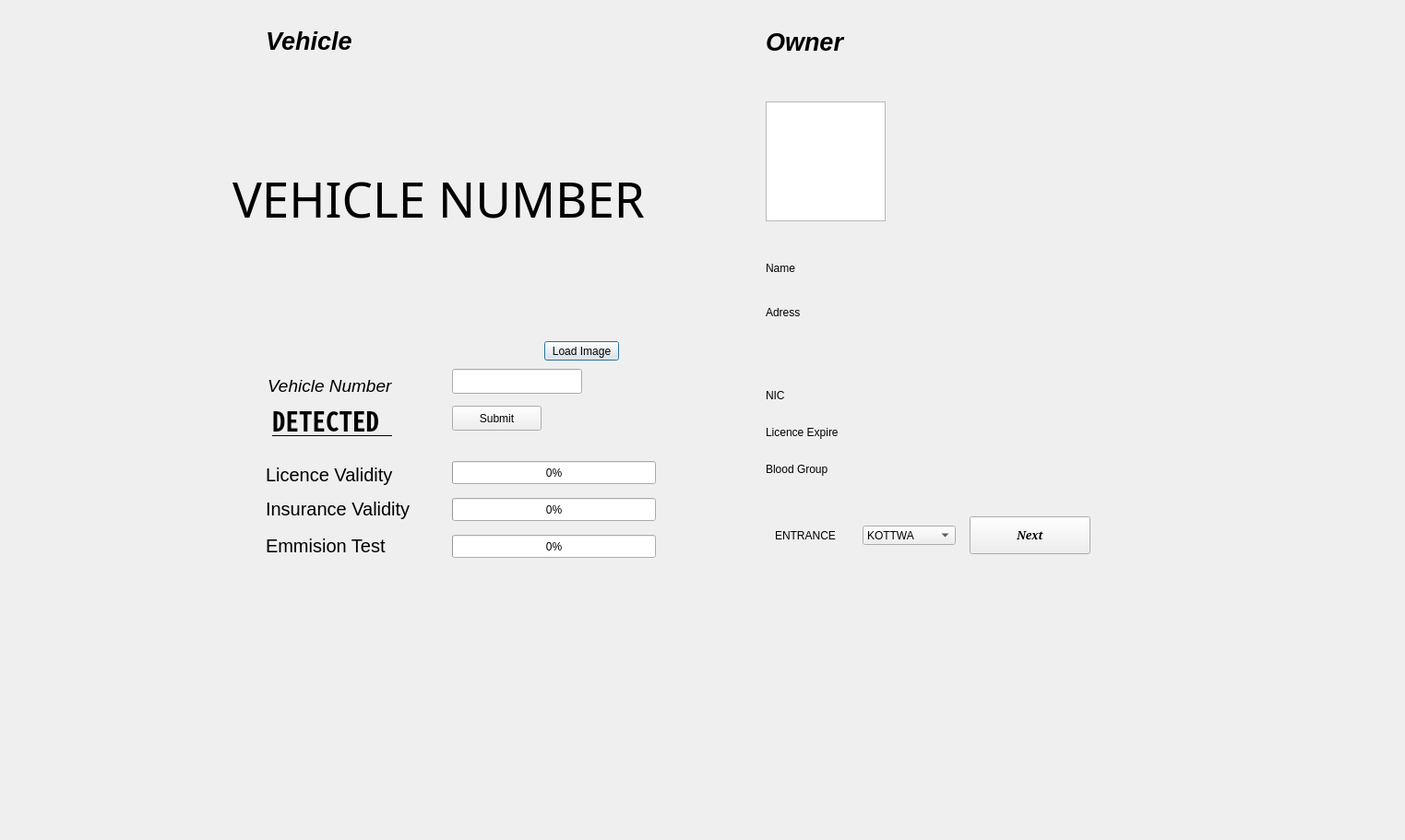
<?xml version="1.0" encoding="UTF-8"?>
<ui version="4.0">
 <class>Dialog</class>
 <widget class="QDialog" name="Dialog">
  <property name="enabled">
   <bool>true</bool>
  </property>
  <property name="geometry">
   <rect>
    <x>0</x>
    <y>0</y>
    <width>1523</width>
    <height>911</height>
   </rect>
  </property>
  <property name="sizePolicy">
   <sizepolicy hsizetype="Expanding" vsizetype="Maximum">
    <horstretch>0</horstretch>
    <verstretch>0</verstretch>
   </sizepolicy>
  </property>
  <property name="minimumSize">
   <size>
    <width>637</width>
    <height>454</height>
   </size>
  </property>
  <property name="sizeIncrement">
   <size>
    <width>1</width>
    <height>1</height>
   </size>
  </property>
  <property name="acceptDrops">
   <bool>false</bool>
  </property>
  <property name="windowTitle">
   <string>Dialog</string>
  </property>
  <property name="sizeGripEnabled">
   <bool>false</bool>
  </property>
  <widget class="QLabel" name="label_2">
   <property name="geometry">
    <rect>
     <x>830</x>
     <y>30</y>
     <width>87</width>
     <height>31</height>
    </rect>
   </property>
   <property name="font">
    <font>
     <pointsize>20</pointsize>
     <weight>75</weight>
     <italic>true</italic>
     <bold>true</bold>
     <underline>false</underline>
     <strikeout>false</strikeout>
     <stylestrategy>PreferAntialias</stylestrategy>
     <kerning>true</kerning>
    </font>
   </property>
   <property name="cursor">
    <cursorShape>SizeHorCursor</cursorShape>
   </property>
   <property name="text">
    <string>Owner</string>
   </property>
  </widget>
  <widget class="QLabel" name="label_4">
   <property name="geometry">
    <rect>
     <x>288</x>
     <y>503</y>
     <width>143</width>
     <height>23</height>
    </rect>
   </property>
   <property name="font">
    <font>
     <pointsize>15</pointsize>
    </font>
   </property>
   <property name="text">
    <string>Licence Validity</string>
   </property>
  </widget>
  <widget class="QLabel" name="label_5">
   <property name="geometry">
    <rect>
     <x>288</x>
     <y>540</y>
     <width>162</width>
     <height>23</height>
    </rect>
   </property>
   <property name="font">
    <font>
     <pointsize>15</pointsize>
    </font>
   </property>
   <property name="text">
    <string>Insurance Validity</string>
   </property>
  </widget>
  <widget class="QLabel" name="label_6">
   <property name="geometry">
    <rect>
     <x>288</x>
     <y>580</y>
     <width>133</width>
     <height>23</height>
    </rect>
   </property>
   <property name="font">
    <font>
     <pointsize>15</pointsize>
    </font>
   </property>
   <property name="text">
    <string>Emmision Test</string>
   </property>
  </widget>
  <widget class="QProgressBar" name="progressBar2">
   <property name="geometry">
    <rect>
     <x>490</x>
     <y>540</y>
     <width>221</width>
     <height>25</height>
    </rect>
   </property>
   <property name="value">
    <number>0</number>
   </property>
  </widget>
  <widget class="QProgressBar" name="progressBar3">
   <property name="geometry">
    <rect>
     <x>490</x>
     <y>580</y>
     <width>221</width>
     <height>25</height>
    </rect>
   </property>
   <property name="value">
    <number>0</number>
   </property>
  </widget>
  <widget class="QLabel" name="label_7">
   <property name="geometry">
    <rect>
     <x>830</x>
     <y>282</y>
     <width>63</width>
     <height>17</height>
    </rect>
   </property>
   <property name="text">
    <string>Name       </string>
   </property>
   <property name="scaledContents">
    <bool>false</bool>
   </property>
  </widget>
  <widget class="QLabel" name="label_8">
   <property name="geometry">
    <rect>
     <x>830</x>
     <y>330</y>
     <width>46</width>
     <height>17</height>
    </rect>
   </property>
   <property name="text">
    <string>Adress</string>
   </property>
  </widget>
  <widget class="QLabel" name="label_9">
   <property name="geometry">
    <rect>
     <x>830</x>
     <y>420</y>
     <width>25</width>
     <height>17</height>
    </rect>
   </property>
   <property name="text">
    <string>NIC</string>
   </property>
  </widget>
  <widget class="QLabel" name="label_10">
   <property name="geometry">
    <rect>
     <x>830</x>
     <y>460</y>
     <width>97</width>
     <height>17</height>
    </rect>
   </property>
   <property name="text">
    <string>Licence Expire</string>
   </property>
  </widget>
  <widget class="QLabel" name="label_11">
   <property name="geometry">
    <rect>
     <x>830</x>
     <y>500</y>
     <width>91</width>
     <height>17</height>
    </rect>
   </property>
   <property name="text">
    <string>Blood Group</string>
   </property>
  </widget>
  <widget class="QLabel" name="label_3">
   <property name="geometry">
    <rect>
     <x>290</x>
     <y>410</y>
     <width>141</width>
     <height>17</height>
    </rect>
   </property>
   <property name="font">
    <font>
     <pointsize>14</pointsize>
     <italic>true</italic>
    </font>
   </property>
   <property name="text">
    <string>Vehicle Number</string>
   </property>
  </widget>
  <widget class="QLabel" name="label">
   <property name="geometry">
    <rect>
     <x>288</x>
     <y>29</y>
     <width>93</width>
     <height>31</height>
    </rect>
   </property>
   <property name="font">
    <font>
     <pointsize>20</pointsize>
     <weight>75</weight>
     <italic>true</italic>
     <bold>true</bold>
     <underline>false</underline>
     <strikeout>false</strikeout>
     <stylestrategy>PreferAntialias</stylestrategy>
     <kerning>true</kerning>
    </font>
   </property>
   <property name="cursor">
    <cursorShape>SizeHorCursor</cursorShape>
   </property>
   <property name="text">
    <string>Vehicle</string>
   </property>
  </widget>
  <widget class="QPushButton" name="loadbutton">
   <property name="geometry">
    <rect>
     <x>590</x>
     <y>370</y>
     <width>81</width>
     <height>21</height>
    </rect>
   </property>
   <property name="text">
    <string>Load Image</string>
   </property>
  </widget>
  <widget class="QLabel" name="imagelabel">
   <property name="geometry">
    <rect>
     <x>200</x>
     <y>70</y>
     <width>551</width>
     <height>291</height>
    </rect>
   </property>
   <property name="font">
    <font>
     <family>Karumbi</family>
     <pointsize>40</pointsize>
     <weight>50</weight>
     <bold>false</bold>
    </font>
   </property>
   <property name="text">
    <string>VEHICLE NUMBER</string>
   </property>
   <property name="alignment">
    <set>Qt::AlignCenter</set>
   </property>
  </widget>
  <widget class="QTextBrowser" name="textBrowser_2">
   <property name="geometry">
    <rect>
     <x>830</x>
     <y>110</y>
     <width>130</width>
     <height>130</height>
    </rect>
   </property>
   <property name="maximumSize">
    <size>
     <width>256</width>
     <height>192</height>
    </size>
   </property>
  </widget>
  <widget class="QLineEdit" name="vehicleNumbInput">
   <property name="geometry">
    <rect>
     <x>490</x>
     <y>400</y>
     <width>141</width>
     <height>27</height>
    </rect>
   </property>
  </widget>
  <widget class="QPushButton" name="submitbutton">
   <property name="geometry">
    <rect>
     <x>490</x>
     <y>440</y>
     <width>97</width>
     <height>27</height>
    </rect>
   </property>
   <property name="text">
    <string>Submit</string>
   </property>
  </widget>
  <widget class="QLabel" name="checkVehicleNumb">
   <property name="geometry">
    <rect>
     <x>660</x>
     <y>400</y>
     <width>101</width>
     <height>31</height>
    </rect>
   </property>
   <property name="font">
    <font>
     <weight>75</weight>
     <bold>true</bold>
     <underline>true</underline>
    </font>
   </property>
   <property name="text">
    <string/>
   </property>
  </widget>
  <widget class="QLabel" name="Lname">
   <property name="geometry">
    <rect>
     <x>1070</x>
     <y>280</y>
     <width>141</width>
     <height>21</height>
    </rect>
   </property>
   <property name="font">
    <font>
     <pointsize>12</pointsize>
     <weight>75</weight>
     <bold>true</bold>
    </font>
   </property>
   <property name="text">
    <string/>
   </property>
  </widget>
  <widget class="QLabel" name="Fname">
   <property name="geometry">
    <rect>
     <x>950</x>
     <y>280</y>
     <width>141</width>
     <height>21</height>
    </rect>
   </property>
   <property name="font">
    <font>
     <pointsize>12</pointsize>
     <weight>75</weight>
     <bold>true</bold>
    </font>
   </property>
   <property name="text">
    <string/>
   </property>
  </widget>
  <widget class="QLabel" name="line1">
   <property name="geometry">
    <rect>
     <x>950</x>
     <y>330</y>
     <width>141</width>
     <height>21</height>
    </rect>
   </property>
   <property name="font">
    <font>
     <pointsize>12</pointsize>
     <weight>75</weight>
     <bold>true</bold>
    </font>
   </property>
   <property name="text">
    <string/>
   </property>
  </widget>
  <widget class="QLabel" name="line2">
   <property name="geometry">
    <rect>
     <x>950</x>
     <y>350</y>
     <width>141</width>
     <height>21</height>
    </rect>
   </property>
   <property name="font">
    <font>
     <pointsize>12</pointsize>
     <weight>75</weight>
     <bold>true</bold>
    </font>
   </property>
   <property name="text">
    <string/>
   </property>
  </widget>
  <widget class="QLabel" name="line3">
   <property name="geometry">
    <rect>
     <x>950</x>
     <y>370</y>
     <width>141</width>
     <height>21</height>
    </rect>
   </property>
   <property name="font">
    <font>
     <pointsize>12</pointsize>
     <weight>75</weight>
     <bold>true</bold>
    </font>
   </property>
   <property name="text">
    <string/>
   </property>
  </widget>
  <widget class="QLabel" name="nic">
   <property name="geometry">
    <rect>
     <x>950</x>
     <y>420</y>
     <width>141</width>
     <height>21</height>
    </rect>
   </property>
   <property name="font">
    <font>
     <pointsize>12</pointsize>
     <weight>75</weight>
     <bold>true</bold>
    </font>
   </property>
   <property name="text">
    <string/>
   </property>
  </widget>
  <widget class="QLabel" name="expDate">
   <property name="geometry">
    <rect>
     <x>950</x>
     <y>460</y>
     <width>141</width>
     <height>21</height>
    </rect>
   </property>
   <property name="font">
    <font>
     <pointsize>12</pointsize>
     <weight>75</weight>
     <bold>true</bold>
    </font>
   </property>
   <property name="text">
    <string/>
   </property>
  </widget>
  <widget class="QLabel" name="blood">
   <property name="geometry">
    <rect>
     <x>950</x>
     <y>500</y>
     <width>141</width>
     <height>21</height>
    </rect>
   </property>
   <property name="font">
    <font>
     <pointsize>12</pointsize>
     <weight>75</weight>
     <bold>true</bold>
    </font>
   </property>
   <property name="text">
    <string/>
   </property>
  </widget>
  <widget class="QProgressBar" name="progressBar1">
   <property name="geometry">
    <rect>
     <x>490</x>
     <y>500</y>
     <width>221</width>
     <height>25</height>
    </rect>
   </property>
   <property name="value">
    <number>0</number>
   </property>
  </widget>
  <widget class="QPushButton" name="nextButton">
   <property name="geometry">
    <rect>
     <x>1051</x>
     <y>560</y>
     <width>131</width>
     <height>41</height>
    </rect>
   </property>
   <property name="font">
    <font>
     <family>Serif</family>
     <weight>75</weight>
     <italic>true</italic>
     <bold>true</bold>
    </font>
   </property>
   <property name="text">
    <string>Next</string>
   </property>
  </widget>
  <widget class="QComboBox" name="location">
   <property name="geometry">
    <rect>
     <x>935</x>
     <y>570</y>
     <width>101</width>
     <height>21</height>
    </rect>
   </property>
   <item>
    <property name="text">
     <string>KOTTWA</string>
    </property>
   </item>
   <item>
    <property name="text">
     <string>GALLE</string>
    </property>
   </item>
   <item>
    <property name="text">
     <string>MATARA</string>
    </property>
   </item>
   <item>
    <property name="text">
     <string/>
    </property>
   </item>
  </widget>
  <widget class="QLabel" name="label_12">
   <property name="geometry">
    <rect>
     <x>840</x>
     <y>570</y>
     <width>81</width>
     <height>21</height>
    </rect>
   </property>
   <property name="text">
    <string>ENTRANCE</string>
   </property>
  </widget>
  <widget class="QLabel" name="getNumber">
   <property name="geometry">
    <rect>
     <x>295</x>
     <y>430</y>
     <width>181</width>
     <height>51</height>
    </rect>
   </property>
   <property name="font">
    <font>
     <family>Noto Sans Mono CJK JP</family>
     <pointsize>22</pointsize>
     <weight>75</weight>
     <italic>false</italic>
     <bold>true</bold>
     <underline>true</underline>
    </font>
   </property>
   <property name="text">
    <string>DETECTED </string>
   </property>
  </widget>
  <zorder>label_2</zorder>
  <zorder>label_4</zorder>
  <zorder>label_5</zorder>
  <zorder>label_6</zorder>
  <zorder>progressBar2</zorder>
  <zorder>progressBar3</zorder>
  <zorder>label_7</zorder>
  <zorder>label_8</zorder>
  <zorder>label_9</zorder>
  <zorder>label_10</zorder>
  <zorder>label_11</zorder>
  <zorder>label_3</zorder>
  <zorder>label</zorder>
  <zorder>textBrowser_2</zorder>
  <zorder>loadbutton</zorder>
  <zorder>imagelabel</zorder>
  <zorder>vehicleNumbInput</zorder>
  <zorder>submitbutton</zorder>
  <zorder>checkVehicleNumb</zorder>
  <zorder>Lname</zorder>
  <zorder>Fname</zorder>
  <zorder>line1</zorder>
  <zorder>line2</zorder>
  <zorder>line3</zorder>
  <zorder>nic</zorder>
  <zorder>expDate</zorder>
  <zorder>blood</zorder>
  <zorder>progressBar1</zorder>
  <zorder>nextButton</zorder>
  <zorder>location</zorder>
  <zorder>label_12</zorder>
  <zorder>getNumber</zorder>
 </widget>
 <tabstops>
  <tabstop>textBrowser_2</tabstop>
 </tabstops>
 <resources/>
 <connections/>
</ui>
